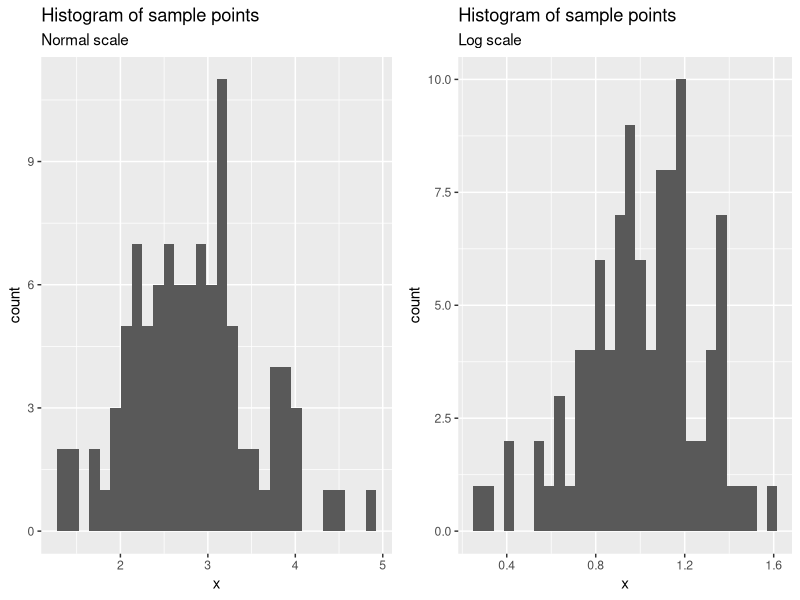

The R source for this figure:
## ---- chunk 1
knitr::opts_chunk$set(echo = TRUE, warning=FALSE, message=FALSE)
## ---- chunk 2
library(ggplot2)
library(gridExtra)
## ---- chunk 3
set.seed(42)
data = data.frame(x = rlnorm(100, 1, .25))
plt1 = ggplot(data, aes(x=x)) + geom_histogram() + labs(title ='Histogram of sample points', subtitle = 'Normal scale')
plt2 = ggplot(log(data), aes(x=x)) + geom_histogram() + labs(title = 'Histogram of sample points', subtitle = 'Log scale')
grid.arrange(plt1,plt2, nrow = 1)

data_mean = mean(data$x)
data_mean_log = mean(log(data$x))
data_var = var(data$x)
data_var_log = var(log(data$x))

